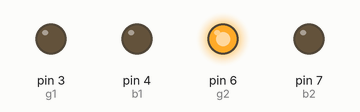
Simulated run of this sketch. Board: Arduino Uno, built with avr-gcc and run on an emulated ATmega328P. Shown: output pins drawn as LEDs (lit = HIGH). Pins used as bus, display or sensor lines are not drawn.

Above: at 0.05 s.
At 1.48 s:
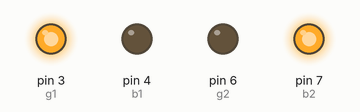
At 2.91 s:
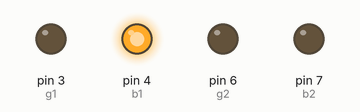
Timing chart, 0 to 3.2 s (numbered marks = the images above):
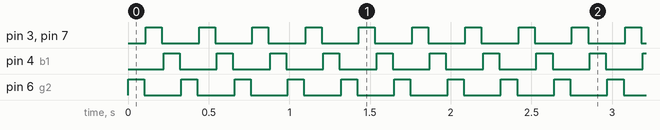

Measured:
- by itself, pin 3 (g1), pin 4 (b1), pin 6 (g2), pin 7 (b2): alternates HIGH for 0.10 s and LOW for 0.23 s

The sketch:

controla_led_rgb.ino
```cpp
int r1 = 2;
int g1 = 3;
int b1 = 4;
int r2 = 5;
int g2 = 6;
int b2 = 7;

int tempo1 = 100;
int tempo2 = 10;

void setup(){
  pinMode(r1, OUTPUT);
  pinMode(g1, OUTPUT);
  pinMode(b1, OUTPUT);
  pinMode(r2, OUTPUT);
  pinMode(g2, OUTPUT);
  pinMode(b2, OUTPUT);

}

void loop(){

  digitalWrite(r1, HIGH);
  digitalWrite(g2, HIGH);
  delay(tempo1);
  digitalWrite(r1, LOW);
  digitalWrite(g2, LOW);
  delay(tempo2);
  digitalWrite(g1, HIGH);
  digitalWrite(b2, HIGH);
  delay(tempo1);
  digitalWrite(g1, LOW);
  digitalWrite(b2, LOW);
  delay(tempo2);
  digitalWrite(b1, HIGH);
  digitalWrite(r2, HIGH);
  delay(tempo1);
  digitalWrite(b1, LOW);
  digitalWrite(r2, LOW);
  delay(tempo2);
}
```
